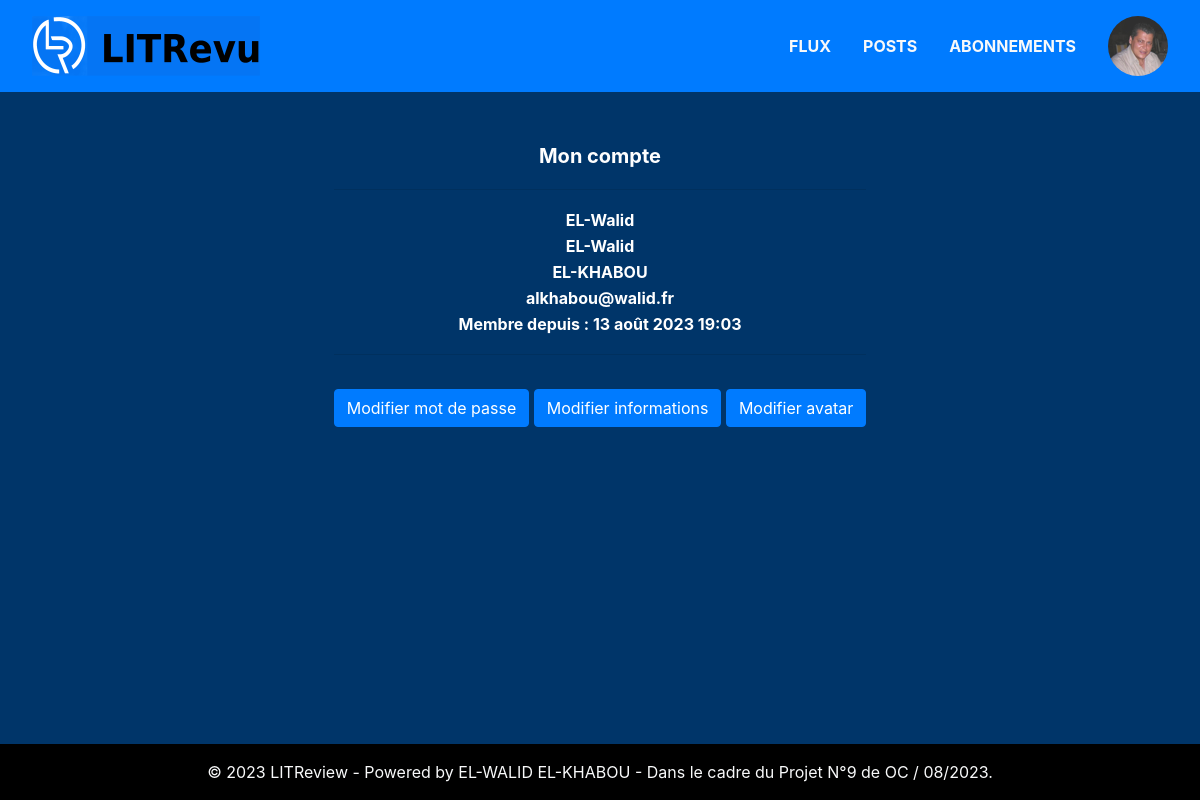
The page /my-account/ (signed in) on the database its author committed.
### authentication/models.py (models this page shows, shortened)
class User(AbstractUser):
    PHOTO_SIZE = (60, 60)
    photo = models.ImageField(blank=True, verbose_name='Photo de profil')

### authentication/views.py (the view)
# urls.py: path('my-account/', views.MyAccountView.as_view(), name='my_account'),
class MyAccountView(LoginRequiredMixin, View):
    template_name = 'authentication/my_account.html'
    def get(self, request):
        return render(request, self.template_name)

### authentication/templates/authentication/my_account.html
{% extends 'base.html' %}
{% block content %}
    <table class='mx-auto'>
        <thead class='text-center'>
            <tr>
                <th class='lead font-weight-bold'>
                    Mon compte
                </th>
            </tr>
        </thead>
        <tbody class='text-center'>
            <tr><td><hr></td></tr>
            <tr><th>{{ user }}</th></tr>
            <tr><th>{{ user.first_name }}</th></tr>
            <tr><th>{{ user.last_name }}</th></tr>
            <tr><th>{{ user.email }}</th></tr>
            <tr><th>Membre depuis : {{ user.date_joined }}</th></tr>
            <tr><td><hr></td></tr>
            <tr><td>
                <div class='mt-3'>
                    <a class='btn btn-primary' href="{% url 'password_change' %}">Modifier mot de passe</a>
                    <a class='btn btn-primary' href="{% url 'update_account' %}">Modifier informations</a>
                    <a class='btn btn-primary' href="{% url 'update_photo' %}">Modifier avatar</a>
                </div>
            </td></tr>
        </tbody>
    </table>
{% endblock content %}

### templates/base.html (shortened to what this page needs)
{% load static %}
<!DOCTYPE html>
<html>
    <head>
        <link rel="stylesheet" href="https://cdn.jsdelivr.net/npm/bootstrap@4.3.1/dist/css/bootstrap.min.css"
>
        <link rel="stylesheet" href="https://cdn.jsdelivr.net/npm/bootstrap-icons@1.8.1/font/bootstrap-icons.css">
        <link rel="stylesheet" type="text/css" href="{% static 'style/base_main.css' %}">
    </head>
    <body class="d-flex flex-column min-vh-100">
        <div class="mb-auto main-content">
            <div class='container-fluid mb-5'>
                <div class='row'>
                    <nav class='col navbar navbar-dark banner'>
                        <a class='col my-auto' href="{% url 'home' %}">
                            <img class='img-fluid' src="{% static 'LITReview3.png' %}" alt='Logo'>
                        </a>
                        {% if user.is_authenticated %}
                            <ul class='nav justify-content-end'>
                                <li class='nav-item my-auto'>
                                    <a class='nav-link text-light font-weight-bold' href="{% url 'home' %}">FLUX</a>
                                </li>
                                <li class='nav-item my-auto'>
                                    <a class='nav-link text-light font-weight-bold' href="{% url 'posts' %}">POSTS</a>
                                </li>
                                <li class='nav-item my-auto'>
                                    <a class='nav-link text-light font-weight-bold' href="{% url 'subscription_management' %}">ABONNEMENTS</a>
                                </li>
                                <li class='nav-item my-auto dropleft dropdown'>
                                    <a class='nav-link text-body lead' href="#" data-toggle='dropdown' aria-haspopup="true" aria-expanded="false">
                                        {% if user.photo %}
                                            <img src='{{ user.photo.url }}' alt='Avatar' class='rounded-circle'>
                                        {% else %}
                                            <span class='dropdown-toggle'>{{ user.username }}</span>
                                        {% endif %}
                                    </a>
                                </li>
                            </ul>
                        {% endif %}
                    </nav>
                </div>
            </div>
            <div class='container'>
                {% block content %}{% endblock %}
            </div>
        </div>
        <footer class="footer mt-auto py-3 text-light" style="background-color: #000000; text-align: center;">
            <div class="container">
                <span>© 2023 LITReview - Powered by EL-WALID EL-KHABOU - Dans le cadre du Projet N°9 de OC / 08/2023.</span>
            </div>
        </footer>
    </body>
</html>

### static/style/base_main.css (style rules this page uses)
.main-content { flex-grow: 1 !important; }
body { display: flex; flex-direction: column; min-height: 100vh; background-color: #003569; color: #FFF; }
.banner { background-color : #007BFF; }
.footer { flex-shrink: 0 !important; background-color: #000 !important; margin-top: auto !important; }
.mb-auto { flex-grow: 1; min-height: 60vh; }

### rows shown on the page
User: photo (picture), username "EL-Walid", first_name "EL-Walid", last_name "EL-KHABOU", email "alkhabou@walid.fr", date_joined "13 août 2023 19:03"
